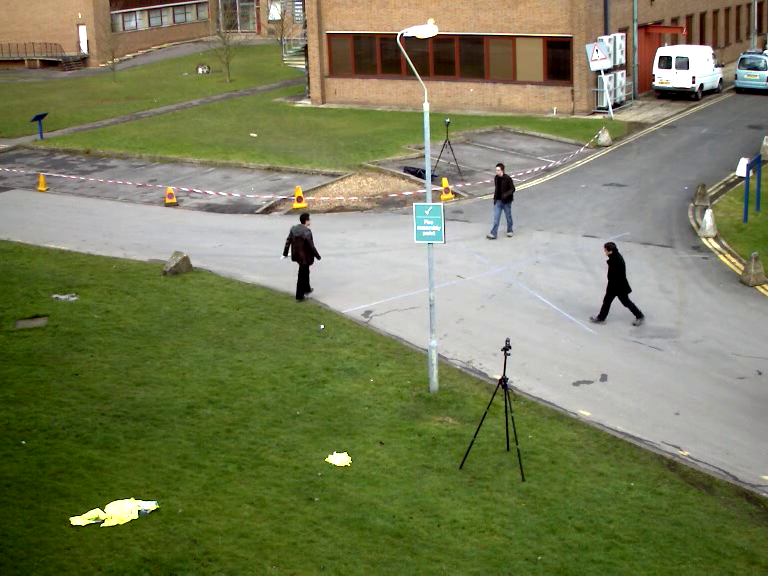
#> input picture frame 5 of mp4/vtest_short.mp4, 768 x 576 px
$ python background_subtractor.py
#> lines starting #> are read from the running program, lines starting #| are printed output that depends on the picture; after the words box and inside, x2 and y2 are one past the last pixel; in counts of white or black regions, pixels touching at a corner belong together
import numpy as np
import cv2

cap = cv2.VideoCapture('mp4/vtest_short.mp4')

fgbg = cv2.createBackgroundSubtractorMOG2()

while(1):
    ret, frame = cap.read()
#> frame is the input picture: shape (576, 768, 3); mean B, G, R 89.3, 125.5, 120.8
    if ret:
    	fgmask = fgbg.apply(frame)
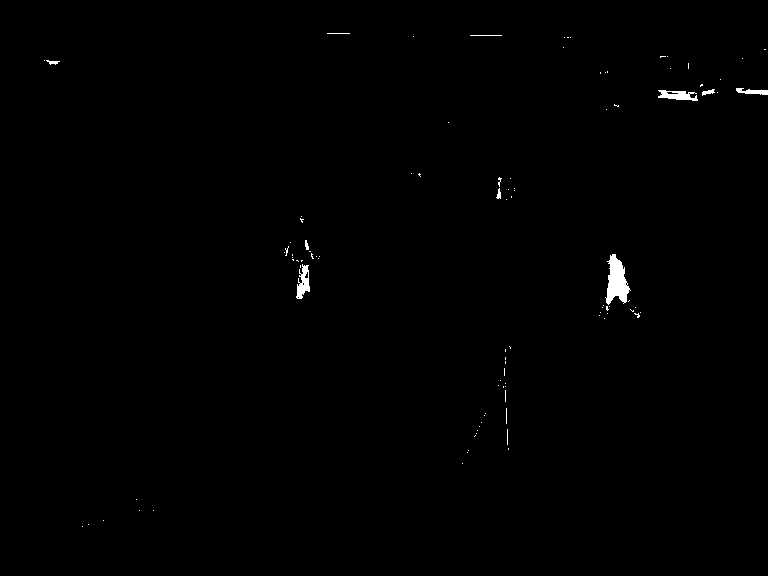
#> fgmask: shape (576, 768); values 127 (black) and 255 (white), 0.43% white; 99 white regions (89 under 20 px), largest, box (x1, y1, x2, y2) and area: (605, 254, 631, 305) 749, (296, 264, 310, 299) 275, (658, 90, 698, 101) 269

    	cv2.imshow('frame',fgmask)
    	k = cv2.waitKey(30) & 0xff
#> (key Esc is pressed here)
    	if k == 27:
        	break
    else:
    	break

cap.release()
cv2.destroyAllWindows()

$ run again, starting later in the video
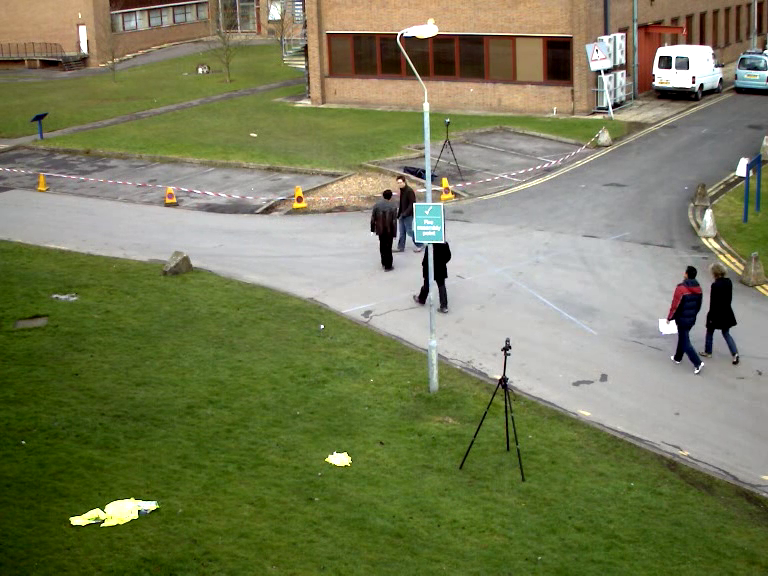
#> input picture frame 23 of mp4/vtest_short.mp4, 768 x 576 px
#> frame is the input picture: shape (576, 768, 3); mean B, G, R 88.1, 124.4, 119.6
#> `fgmask = fgbg.apply(frame)`:
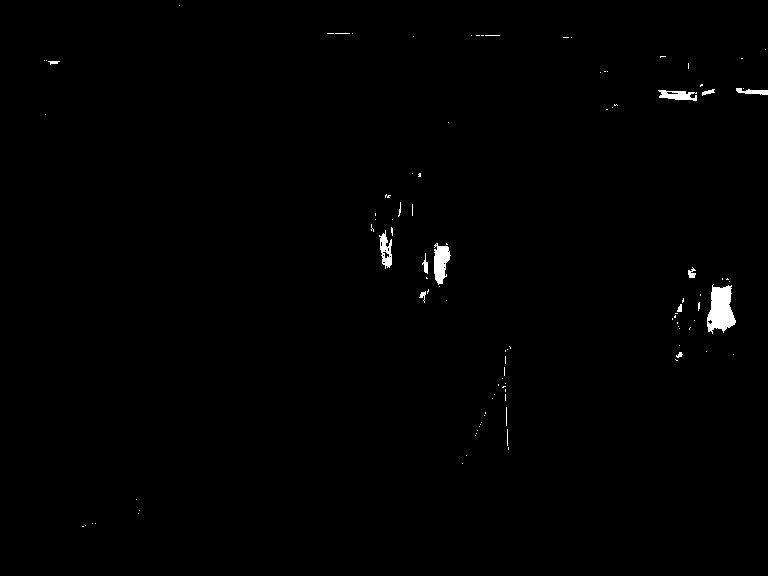
#> fgmask: shape (576, 768); values 127 (black) and 255 (white), 0.62% white; 105 white regions (92 under 20 px), largest, box (x1, y1, x2, y2) and area: (707, 284, 736, 334) 956, (434, 243, 451, 285) 468, (379, 230, 392, 269) 274

$ run again, starting later in the video
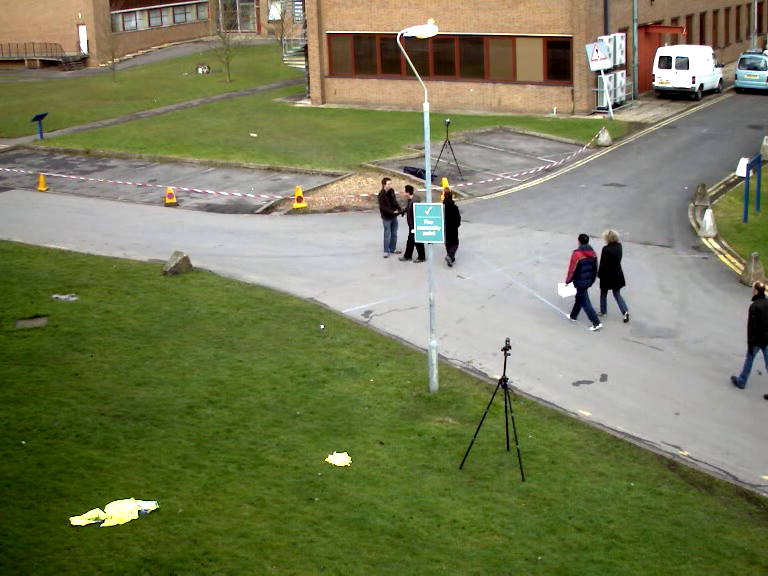
#> input picture frame 41 of mp4/vtest_short.mp4, 768 x 576 px
#> frame is the input picture: shape (576, 768, 3); mean B, G, R 88.6, 124.8, 120.1
#> `fgmask = fgbg.apply(frame)`:
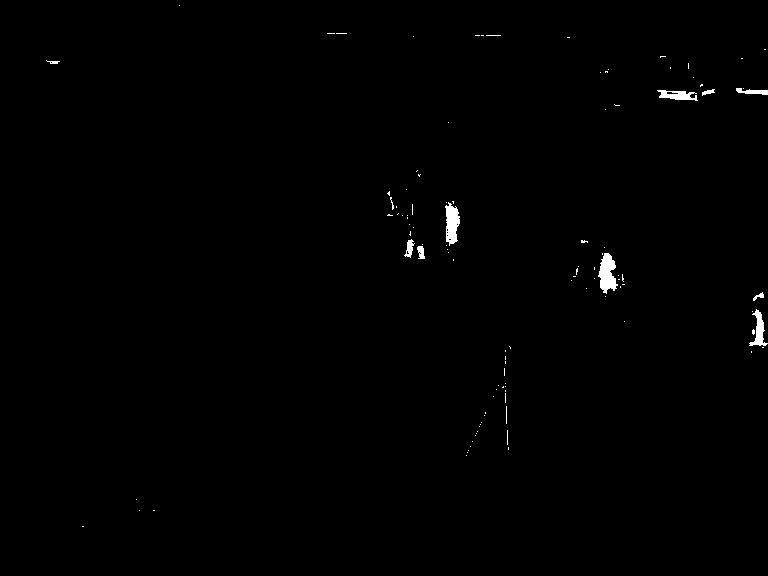
#> fgmask: shape (576, 768); values 127 (black) and 255 (white), 0.51% white; 108 white regions (97 under 20 px), largest, box (x1, y1, x2, y2) and area: (598, 253, 618, 294) 503, (445, 202, 460, 246) 438, (749, 309, 768, 346) 286
